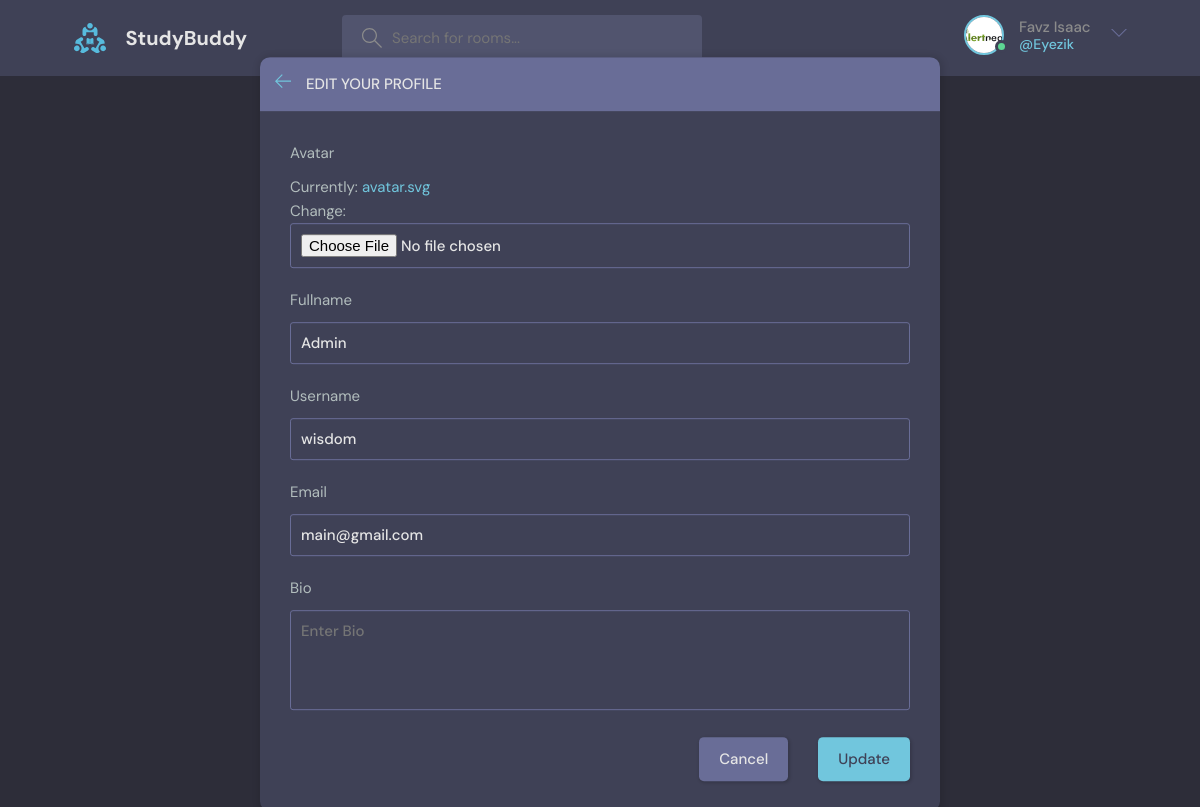
The app's page /update_user/1 (signed in) with its own data.
### base/models.py (models this page shows)
class User(AbstractUser):
    fullname = models.CharField(max_length=200, null=True, blank=True)
    email = models.EmailField(unique=True)
    username = models.CharField(max_length=200, unique=True, null=True, blank=True)
    bio = models.TextField(max_length=200, null=True, blank=True)
    avatar = models.ImageField(null=True, default='avatar.svg')
    USERNAME_FIELD = 'email'
    REQUIRED_FIELDS = []
    def __str__(self):
        return str(self.fullname)

### base/views.py (the view)
# urls.py: path('update_user/<int:pk>', update_user, name="update_user"),
@login_required(login_url='base:login')
def update_user(request, pk):
    user = get_object_or_404(User, pk=pk)
    form = UserForm(instance=user)
    if request.method == 'POST':
        form = UserForm(request.POST, request.FILES, instance=user)
        if form.is_valid():
            form.save()
            return redirect(reverse('base:profile', args=(user.id,)))
        print(request.POST, request.FILES)
    return render(request, 'base/update_user.html', {
        'users':user,
        'form':form,
    })

### base/forms.py
class UserForm(forms.ModelForm):
    fullname = forms.CharField(widget=forms.TextInput(attrs={
        'placeholder':'Enter Fullname',
        'name':'fullname',
'id':'username',
'type':'text'
    }))
    username = forms.CharField(widget=forms.TextInput(attrs={
        'placeholder':'Enter Username',
        'name':'username',
        'id':'username',
        'type':'text'
    }))
    email = forms.CharField(widget=forms.EmailInput(attrs={
        'placeholder':'Enter Email',
        'name':'email',
        'id':'email',
        'type':'email'
    }))
    bio = forms.CharField(widget=forms.Textarea(attrs={
        'placeholder':'Enter Bio',
        'name':'user_bio',
        'id':'user_bio',
        'type':'textarea',
    }))
    class Meta:
        model = User
        fields = ['fullname', 'username', 'email', 'bio', 'avatar']

### base/templates/base/update_user.html (shortened to what this page needs)
{% extends 'main.html' %}
{% block content %}
    <main class="update-account layout">
        <div class="container">
            <div class="layout__box">
                <div class="layout__boxHeader">
                    <div class="layout__boxTitle">
                        <a href="{% url 'base:home' %}">
                            <svg version="1.1" xmlns="http://www.w3.org/2000/svg" width="32" height="32"
                                viewBox="0 0 32 32">
                                <title>arrow-left</title>
                                <path
                                    d="M13.723 2.286l-13.723 13.714 13.719 13.714 1.616-1.611-10.96-10.96h27.625v-2.286h-27.625l10.965-10.965-1.616-1.607z">
                                </path>
                            </svg>
                        </a>
                        <h3>Edit your profile</h3>
                    </div>
                </div>
                <div class="layout__body">
                    <form class="form" action="" method="post" enctype="multipart/form-data", novalidate="novalidate">
                        <div class="form__group">
                            <label for="profile_pic">{{ form.avatar.label }}</label>
                            {{ form.avatar }}
                        </div>
                        <div class="form__group">
                            <label for="username">{{ form.fullname.label }}</label>
                            {{ form.fullname }}
                        </div>
                        <div class="form__group">
                            <label for="username">{{ form.username.label }}</label>
                            {{ form.username }}
                        </div>
                        <div class="form__group">
                            <label for="email">{{ form.email.label }}</label>
                            {{ form.email }}
                        </div>
                        <div class="form__group">
                            <label for="user_bio">{{ form.bio.label }}</label>
                            {{ form.bio }}
                        </div>
                        <div class="form__action">
                            <a class="btn btn--dark" href="{% url 'base:home' %}">Cancel</a>
                            <button class="btn btn--main" name="submit" type="submit">Update</button>
                        </div>
                    </form>
                </div>
            </div>
        </div>
    </main>
    {% endblock content %}

### templates/navbar.html (shortened to what this page needs)
{% load static %}
<header class="header header--loggedIn">
    <div class="container">
      <a href="{% url 'base:home' %}" class="header__logo">
        <img src="{% static 'images/logo.svg' %}" />
        <h1>StudyBuddy</h1>
      </a>
      <form class="header__search" method="get" action="{% url 'base:home' %}">
        <label>
          <input placeholder="Search for rooms..." name="q" />
        </label>
      </form>
      <nav class="header__menu">
        <div class="header__user">
          {% if request.user.id %}
          <a href="{% url 'base:profile' request.user.id %}">
            <div class="avatar avatar--medium active">
              <img src="{{ user.avatar.url }}" alt="user" />
            </div>
            <p> {{ request.user }} <span>@{{ request.user.username }}</span></p>
          </a>
          {% endif %}
          <button class="dropdown-button">
            <svg version="1.1" xmlns="http://www.w3.org/2000/svg" width="32" height="32" viewBox="0 0 32 32">
              <title>chevron-down</title>
              <path d="M16 21l-13-13h-3l16 16 16-16h-3l-13 13z"></path>
            </svg>
          </button>
        </div>
      </nav>
    </div>
  </header>

### records on screen
User: avatar (picture), user "Favz Isaac", user.username "Eyezik"
User: fullname "Admin", username "wisdom", email "main@gmail.com"
